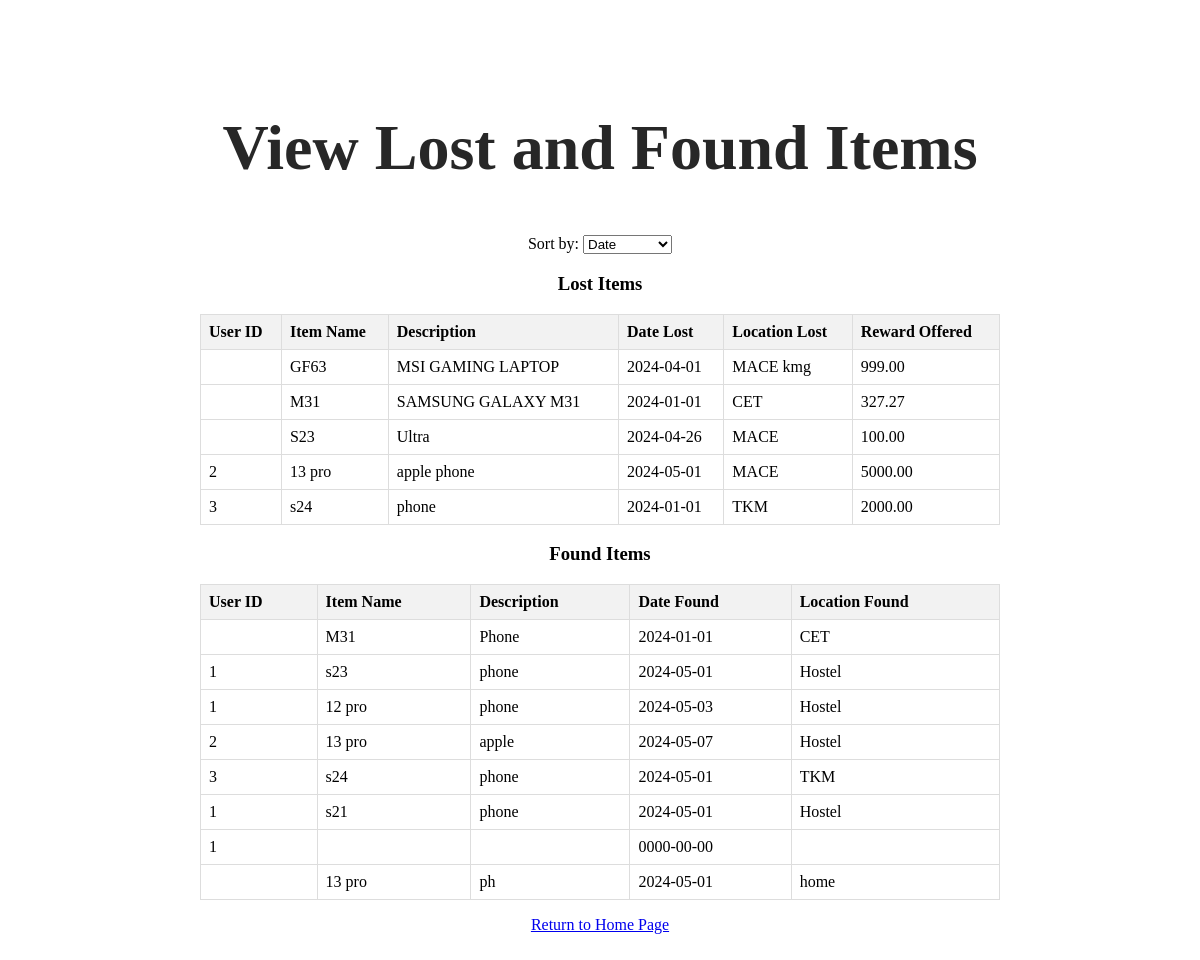
Screenshot of /transactions.php with the database file from the repository.
### tables this page shows
CREATE TABLE `lostitems` (
  `LostItemID` int(11) NOT NULL,
  `UserID` int(11) DEFAULT NULL,
  `ItemName` varchar(100) DEFAULT NULL,
  `Description` text DEFAULT NULL,
  `category_id` int(11) NOT NULL,
  `DateLost` date DEFAULT NULL,
  `LocationLost` varchar(100) DEFAULT NULL,
  `Status` varchar(20) DEFAULT NULL,
  `RewardOffered` decimal(10,2) DEFAULT NULL
);

CREATE TABLE `founditems` (
  `FoundItemID` int(11) NOT NULL,
  `UserID` int(11) DEFAULT NULL,
  `LostItemID` int(11) DEFAULT NULL,
  `DateFound` date DEFAULT NULL,
  `LocationFound` varchar(100) DEFAULT NULL,
  `ItemName` varchar(100) NOT NULL,
  `Description` varchar(255) NOT NULL,
  `category_id` int(11) NOT NULL
);

### transactions.php (the view, shortened to what this page needs)
<!DOCTYPE html>
<html>
<head>
	 <link rel="stylesheet" type="text/css" href="styl.css">
</head>
<body>
<div class="container">
    <h2>View Lost and Found Items</h2>
    <label for="sort">Sort by:</label>
    <select id="sort">
        <option value="date">Date</option>
    </select>
    <?php
    include_once "db_connection.php";
    $sql_lost = "SELECT * FROM LostItems";
    $result_lost = $conn->query($sql_lost);
    if ($result_lost->num_rows > 0) {
        echo "<h3>Lost Items</h3>";
        echo "<table id='lost-table'>";
        echo "<thead><tr><th onclick='sortTable(\"lost-table\", 0)'>User ID</th><th onclick='sortTable(\"lost-table\", 1)'>Item Name</th><th onclick='sortTable(\"lost-table\", 2)'>Description</th><th onclick='sortTable(\"lost-table\", 3)'>Date Lost</th><th onclick='sortTable(\"lost-table\", 4)'>Location Lost</th><th onclick='sortTable(\"lost-table\", 5)'>Reward Offered</th></tr></thead>";
        echo "<tbody>";
        while ($row_lost = $result_lost->fetch_assoc()) {
            echo "<tr>";
            echo "<td>" . $row_lost['UserID'] . "</td>";
            echo "<td>" . $row_lost['ItemName'] . "</td>";
            echo "<td>" . $row_lost['Description'] . "</td>";
            echo "<td>" . $row_lost['DateLost'] . "</td>";
            echo "<td>" . $row_lost['LocationLost'] . "</td>";
            echo "<td>" . $row_lost['RewardOffered'] . "</td>";
            echo "</tr>";
        }
        echo "</tbody>";
        echo "</table>";
    } else {
        echo "<p>No lost items found.</p>";
    }
    $sql_found = "SELECT * FROM FoundItems";
    $result_found = $conn->query($sql_found);
    if ($result_found->num_rows > 0) {
        echo "<h3>Found Items</h3>";
        echo "<table id='found-table'>";
        echo "<thead><tr><th onclick='sortTable(\"found-table\", 0)'>User ID</th><th onclick='sortTable(\"found-table\", 1)'>Item Name</th><th onclick='sortTable(\"found-table\", 2)'>Description</th><th onclick='sortTable(\"found-table\", 3)'>Date Found</th><th onclick='sortTable(\"found-table\", 4)'>Location Found</th></tr></thead>";
        echo "<tbody>";
        while ($row_found = $result_found->fetch_assoc()) {
            echo "<tr>";
            echo "<td>" . $row_found['UserID'] . "</td>";
            echo "<td>" . $row_found['ItemName'] . "</td>";
            echo "<td>" . $row_found['Description'] . "</td>";
            echo "<td>" . $row_found['DateFound'] . "</td>";
            echo "<td>" . $row_found['LocationFound'] . "</td>";
            echo "</tr>";
        }
        echo "</tbody>";
        echo "</table>";
    } else {
        echo "<p>No found items found.</p>";
    }
    ?>
	<p><a href="home.php">Return to Home Page</a></p>
</body>
</html>

### styl.css (style rules this page uses)
.container { max-width: 800px; margin: 0 auto; padding: 50px; text-align: center; }
h2 { font-size: 64px; margin-bottom: 50px; color: #272727; }

### transactions.php (style rules this page uses)
table { border-collapse: collapse; width: 100%; }
th, td { border: 1px solid #dddddd; text-align: left; padding: 8px; }
th { background-color: #f2f2f2; cursor: pointer; }

### rows the page displays
lostitems: ItemName "GF63", Description "MSI GAMING LAPTOP", DateLost "2024-04-01", LocationLost "MACE kmg", RewardOffered "999.00"
lostitems: ItemName "M31", Description "SAMSUNG GALAXY M31", DateLost "2024-01-01", LocationLost "CET", RewardOffered "327.27"
lostitems: ItemName "S23", Description "Ultra", DateLost "2024-04-26", LocationLost "MACE", RewardOffered "100.00"
lostitems: UserID "2", ItemName "13 pro", Description "apple phone", DateLost "2024-05-01", LocationLost "MACE", RewardOffered "5000.00"
lostitems: UserID "3", ItemName "s24", Description "phone", DateLost "2024-01-01", LocationLost "TKM", RewardOffered "2000.00"
founditems: ItemName "M31", Description "Phone", DateFound "2024-01-01", LocationFound "CET"
founditems: UserID "1", ItemName "s23", Description "phone", DateFound "2024-05-01", LocationFound "Hostel"
founditems: UserID "1", ItemName "12 pro", Description "phone", DateFound "2024-05-03", LocationFound "Hostel"
founditems: UserID "2", ItemName "13 pro", Description "apple", DateFound "2024-05-07", LocationFound "Hostel"
founditems: UserID "3", ItemName "s24", Description "phone", DateFound "2024-05-01", LocationFound "TKM"
founditems: UserID "1", ItemName "s21", Description "phone", DateFound "2024-05-01", LocationFound "Hostel"
founditems: UserID "1", DateFound "0000-00-00"
founditems: ItemName "13 pro", Description "ph", DateFound "2024-05-01", LocationFound "home"
